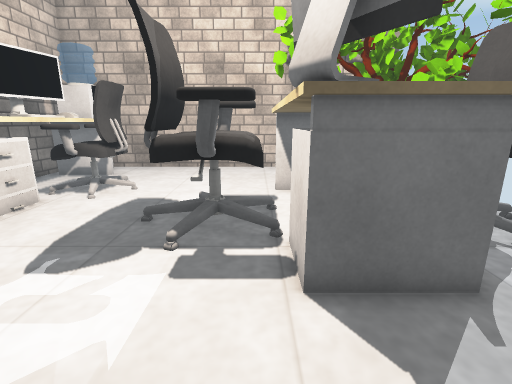
view 1 (above)

16 first-person views from a walk through a Unity game level. The camera is 1.4 m above the floor, tilts 14° down and sees 85° across. The floor is counted in squares, 0.5 m on a side. Each view is taken from the middle of a square. On the plan, view 1 faces up. The plan holds only what a view shows up to about 19 squares ahead; the rest is blank. Some animated figures are not drawn. Some surface patterns are stand-ins.

view 2
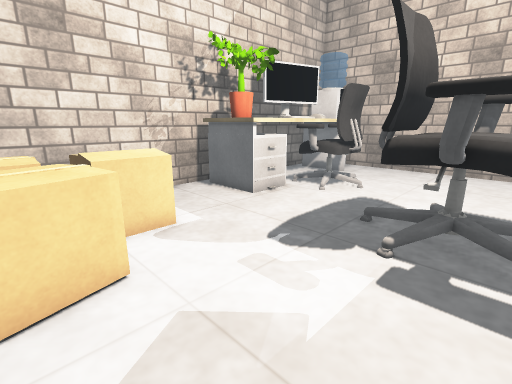

view 3
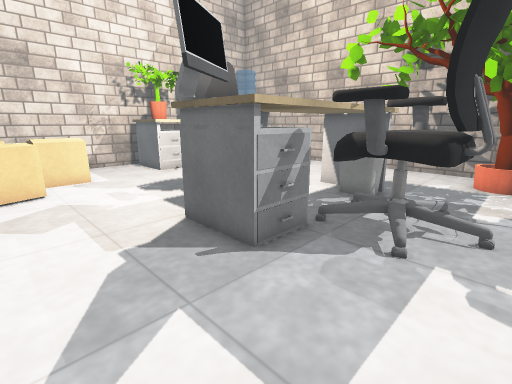

view 4
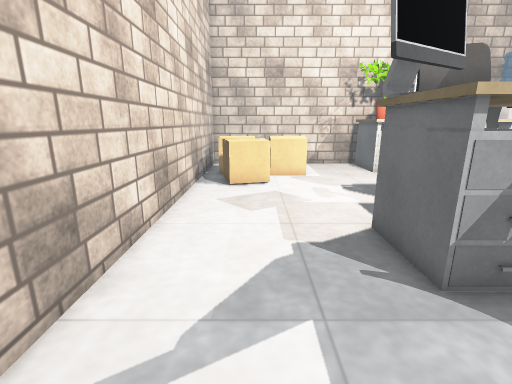

view 5
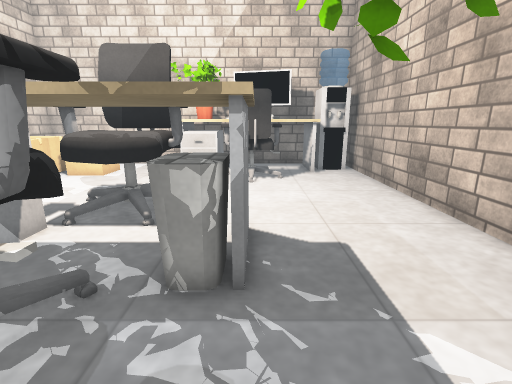

view 6
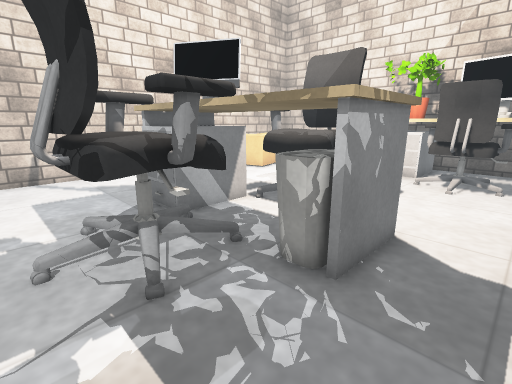

view 7
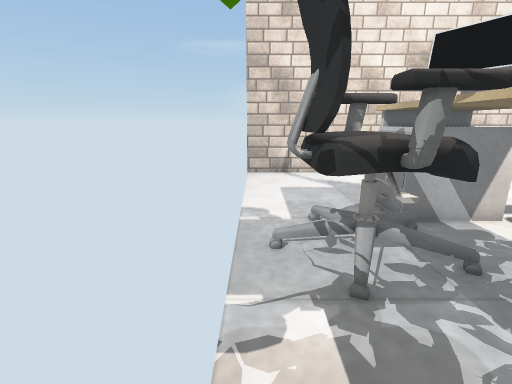

view 8
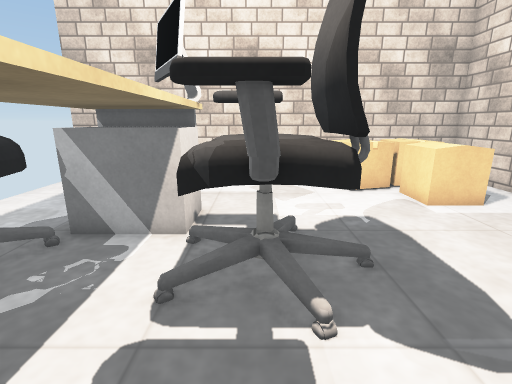

view 9
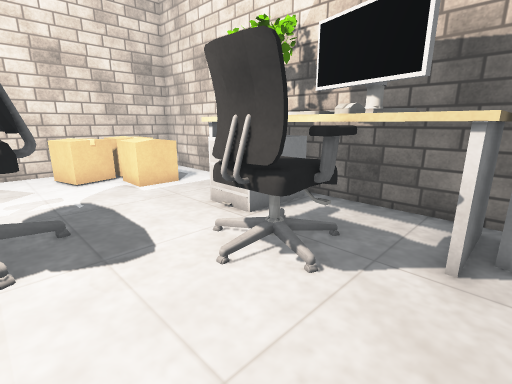

view 10
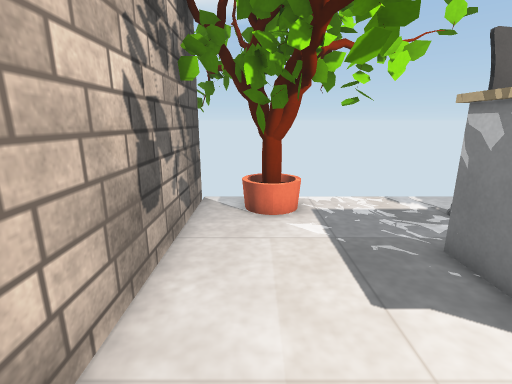

view 11
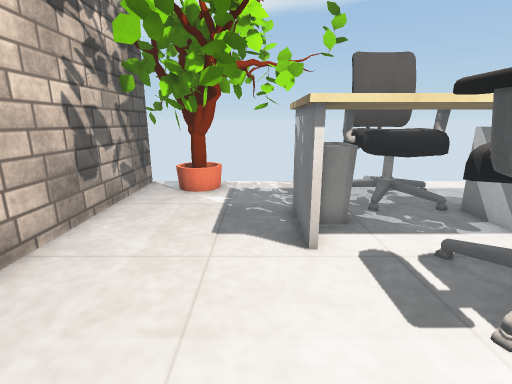

view 12
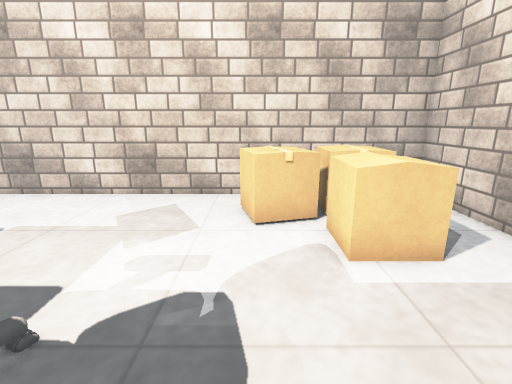

view 13
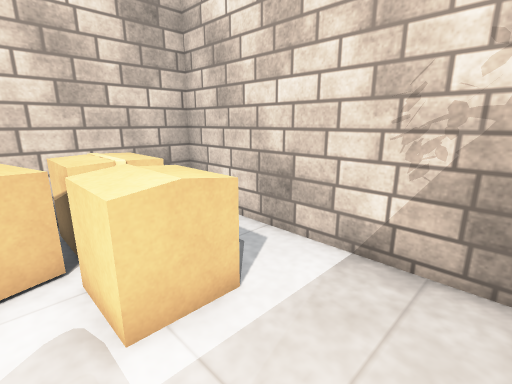

view 14
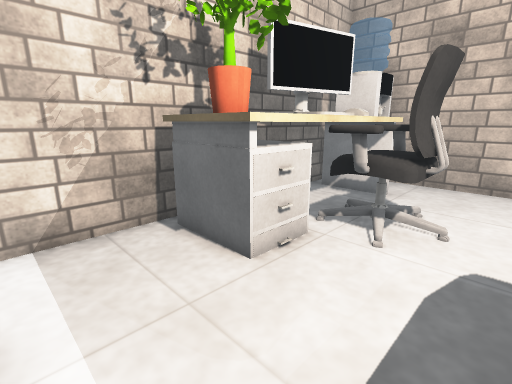

view 15
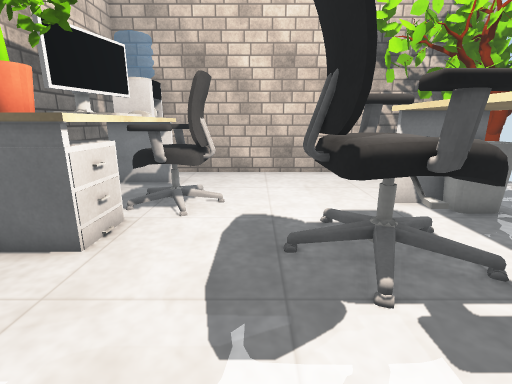

view 16
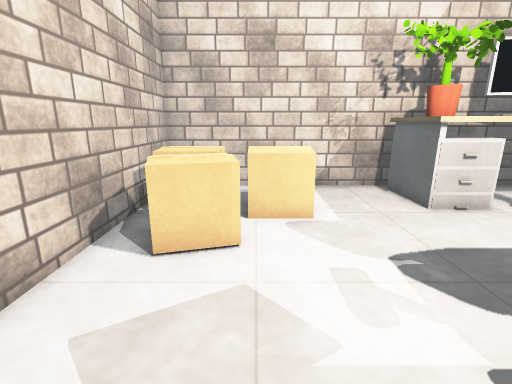

### Floor plan
Key: @ floor where view 1 was taken; # wall or solid block; . floor; O other object.
Columns run from 12 left of view 1 to 9 right of it. Each row starts with its distance up from view 1.
 18  #####################
 17 #  O.................
 16 #OOO.............OOOO
 15 #OOOO............OOO.
 14 #   O................
 13 # OOOOO.............O
 12 #OO OOO......OOOO....
 11 #   OOO......OOOO....
 10 #OOOOO.....O.OOOOOO..
  9 # OOO....OOOOOOOOOOO.
  8 #OOOO....OOOOOOOOOOO.
  7 # .......OOOOOOOOOOO.
  6  #........OOOOOOOOO..
  5  #...........OOOO....
  4  #.OOO.......OOOO....
  3  #.OOO...............
  2  #.OOO.O.............
  1  #.OOOOO.............
  0  # OOOOO....@........
 -1  # OOOO..............
 -2  #####################

Positions as (right, up) in squares from view 1, and headings:
1: (0, 0), facing up
2: (0, 0), facing up-left
3: (8, 0), facing up-left
4: (8, 1), facing left
5: (8, 12), facing left
6: (8, 14), facing down-left
7: (8, 14), facing down
8: (-1, 13), facing down
9: (-2, 16), facing down-left
10: (-2, 16), facing right
11: (-5, 13), facing right
12: (-5, 9), facing down
13: (-6, 7), facing down-left
14: (-4, 4), facing up-left
15: (-4, 2), facing up
16: (1, 2), facing left
